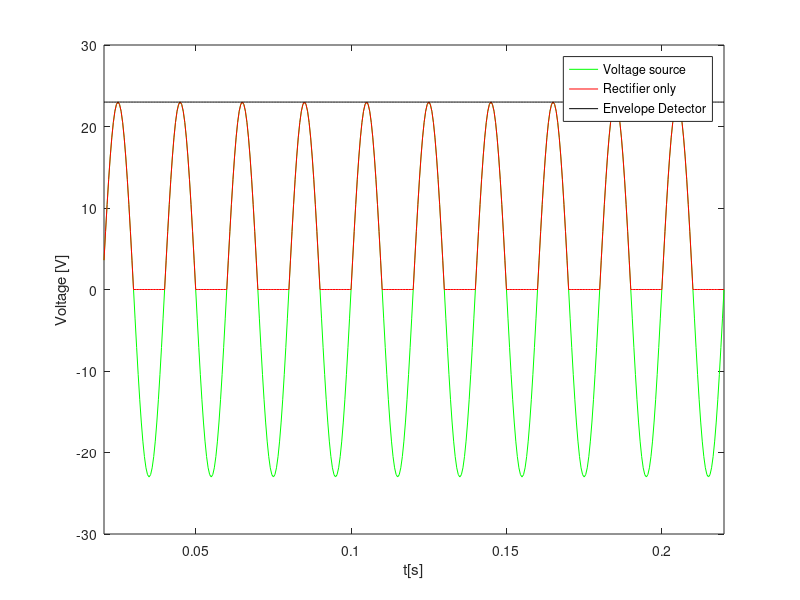
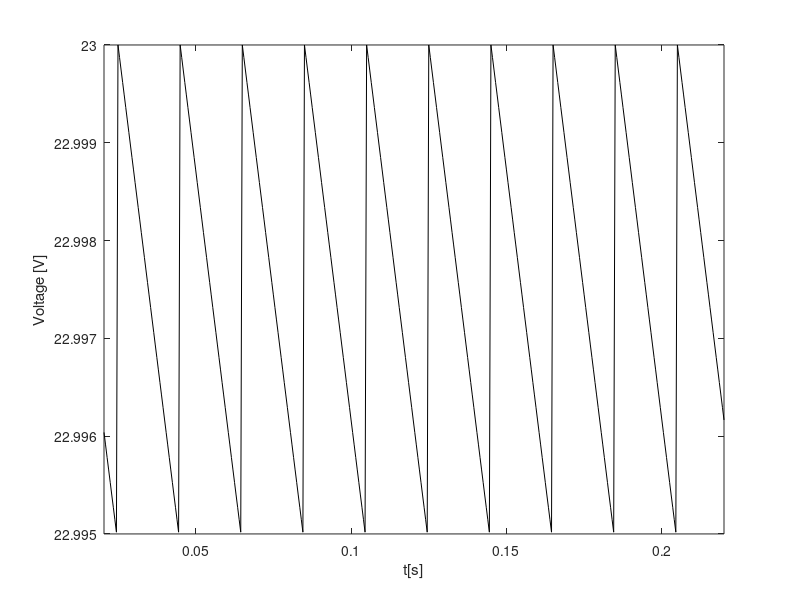
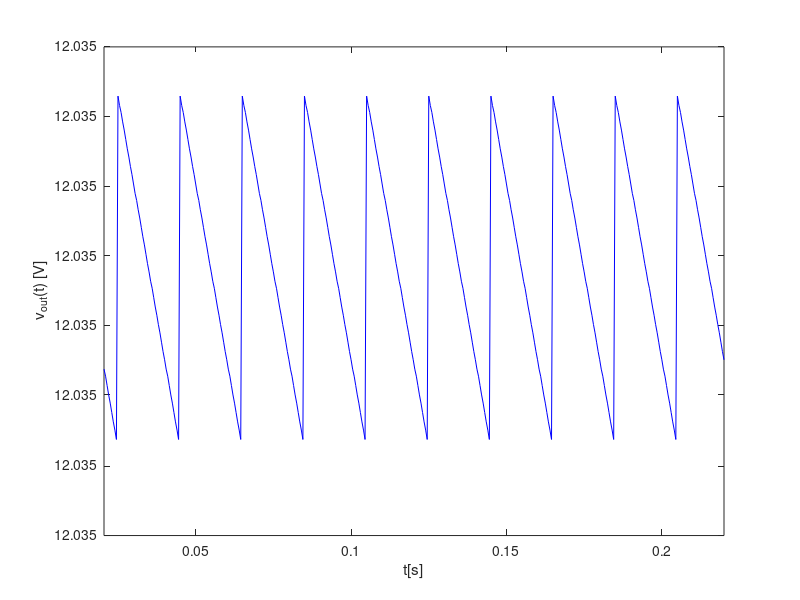
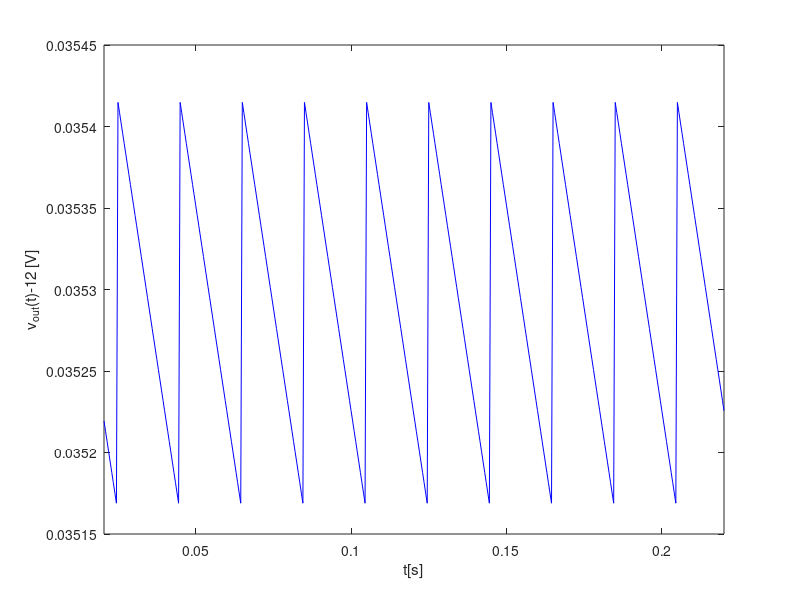

MATLAB code for these plots, in order:
close all
clear all
%comentario

dt=5e-4;
period=1./50.;
tmax=11*period/dt;
tmaxgraf=10*period/dt;
translacao_tempo=period/dt;
freq=2*pi*50.;
A=230./10.;


%envelope
R1=300e3;
R2=715e3;
C1=300e-6;



% T off
toff=(1/freq)*atan(R1*C1*freq);


j=1;

for i=1:tmax

	t(i)=i*dt;
	v2(i)=A*sin(freq*t(i));

	if(v2(i)>0)
		v3(i)=v2(i);
	else
		v3(i)=0.;
	endif;



	if(t(i)>toff &&    A * sin(freq*toff) * exp(-(t(i)-toff)/(R1*C1)) > v3(i))
		vo(i)=A * sin(freq*toff) * exp(-(t(i)-toff)/(R1*C1));
	else
		vo(i)=0.;
	endif;

	if(A * sin(freq*toff) * exp(-(t(i)-toff)/(R1*C1)) < v3(i)    &&   t(i)>toff+period)
		toff=toff+period;
	endif;

	%voltagem envelope
	venvelope(i)=v3(i);
	if(vo(i)>v3(i))
		venvelope(i)=vo(i);
	endif;


endfor;

%%%%VOLTAGE REGULATOR

%solving using accurate model

function f=f(v,Vs,R)
Is=1e-14;
VT=0.02586491702;
f=v+R*Is*(exp(v/(22*VT))-1)-Vs;
endfunction

function fd=fd(v,R)
Is=1e-14;
VT=0.02586491702;
fd=1+R*Is/(22*VT)*exp(v/(22*VT));
endfunction

function find_Root=Solve_f(Vs,R)
	delta=1e-6;
	x_next=0.5;

	do
		x=x_next;
		x_next=x-f(x,Vs,R)/fd(x,R);
	until (abs(x-x_next)<delta);
	find_Root=x_next;
endfunction


for i=1:tmax
v_out(i)=Solve_f(venvelope(i),R2);
endfor;

%GRAFICOS

%making new vectores

for j=1:tmaxgraf
	tgraf(j)=t(j+translacao_tempo);
	v2graf(j)=v2(j+translacao_tempo);
	v3graf(j)=v3(j+translacao_tempo);
	vograf(j)=vo(j+translacao_tempo);
	venvelopegraf(j)=venvelope(j+translacao_tempo);
	v_outgraf(j)=v_out(j+translacao_tempo);
	v_out_graf_12(j)=v_outgraf(j)-12;
endfor

hf = figure ();
plot(tgraf, v2graf, "g;Voltage source;");
hold on;
plot(tgraf, v3graf, "r;Rectifier only;");
hold on;
%plot(tgraf, vograf, "b");
%hold on;
plot(tgraf, venvelopegraf, "-k;Envelope Detector;");

axis([tgraf(1),tgraf(tmaxgraf)]);
xlabel("t[s]");
ylabel("Voltage [V]");
print(hf, "v2.eps", "-depsc");

clf(hf);

plot(tgraf, venvelopegraf, "-k");
axis([tgraf(1),tgraf(tmaxgraf)]);
xlabel("t[s]");
ylabel("Voltage [V]");
print(hf, "venvelope.eps", "-depsc");


clf(hf);
hf = figure();
plot(tgraf,v_outgraf,"b");
axis([tgraf(1),tgraf(tmaxgraf)]);
xlabel("t[s]");
ylabel("v_{out}(t) [V]");
print(hf,"vout.eps","-depsc");

clf(hf);
hf = figure();
plot(tgraf,v_out_graf_12,"b");
axis([tgraf(1),tgraf(tmaxgraf)]);
xlabel("t[s]");
ylabel("v_{out}(t)-12 [V]");
print(hf,"vout_12.eps","-depsc");

printf("media do vout:      %f\n",mean(v_outgraf));
printf("ripplr do vout:      %f\n",max(v_outgraf)-min(v_outgraf));
